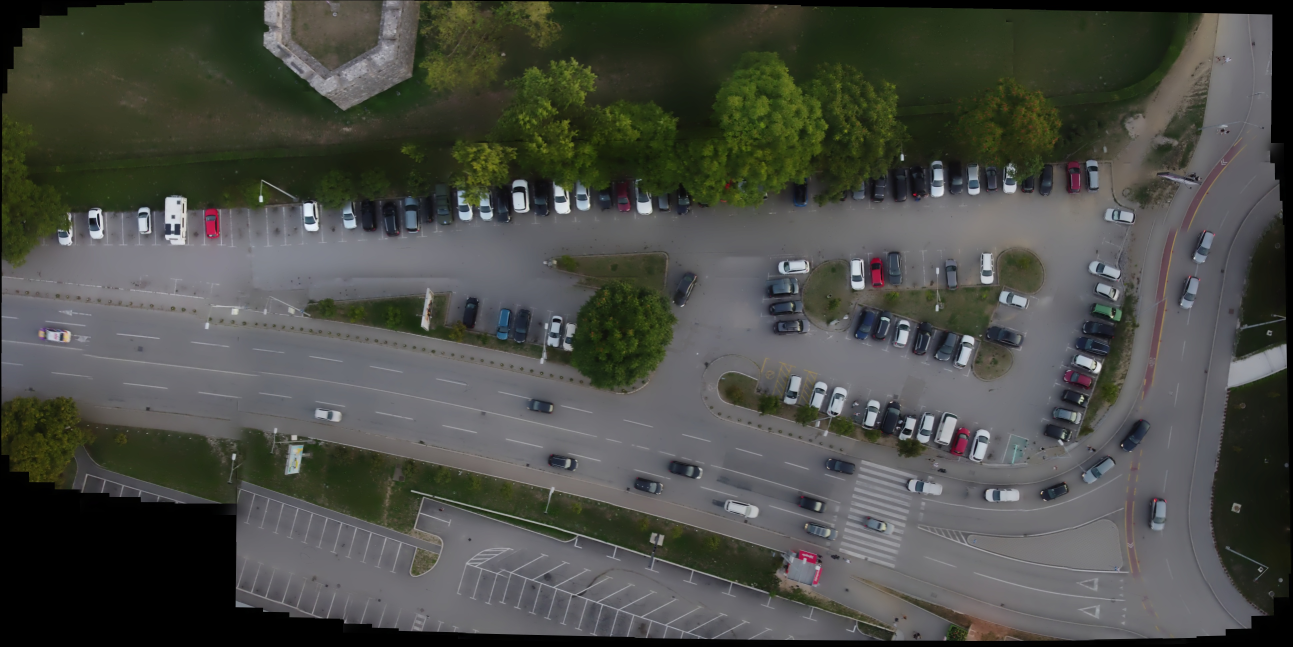
#> input picture experiments/exp_004/mosaic.jpg, 3878 x 1941 px (shown at 1/3 size)
$ jupyter execute --allow-errors graphics_overlay.ipynb
#> lines starting #> are read from the running program, lines starting #| are printed output that depends on the picture
### src/utils/io.py
# src/utils/io.py

import datetime
import json
import numpy as np
import yaml
from pathlib import Path
import cv2
import time
from typing import List, Dict, Any, Union

from src.detection.types import Detection

# [16 lines left out: functions load_config, ensure_dir, not called in this run]


def load_np_image(image_path: str) -> np.ndarray:
    """
    Load an image from the specified path using OpenCV.

    :param image_path: Path to the image file.
    :return: Loaded image as a numpy array.
    """

    image_path = Path(image_path)
    if not image_path.exists():
        raise FileNotFoundError(f"Input image not found: {image_path}")
    image = cv2.imread(str(image_path))
    if image is None:
        raise ValueError(f"Failed to load image: {image_path}")
    return image


# [186 lines left out: functions save_np_image, extract_frames, save_homographies_json, load_homographies_json, latest_json_file, coerce_dets_schema and 2 more, not called in this run]


# (opciono) simetrična funkcija za čitanje
def load_detections_json(path: Union[str, Path]) -> List[Detection]:
    with open(path, "r", encoding="utf-8") as f:
        return json.load(f)

### src/utils/geometry.py
# src/utils/geometry.py
from typing import Dict, List
import cv2
import numpy as np


# [10 lines left out: function _resolve_method_flag, not called in this run]


def compute_homography(img1, img2, cfg: dict[str: any]) -> np.ndarray:
    """
    Compute a homography mapping points from img1 -> img2 using config-driven
    feature matching and robust estimation.

    Expected YAML (cfg['homography']):
    homography:
      feature: SIFT            # SIFT | ORB
      nfeatures: 4000          # detector feature budget
      matcher: AUTO            # AUTO | BF | FLANN
      ratio: 0.7               # Lowe's ratio threshold (0..1)
      method: USAC_MAGSAC      # RANSAC | LMEDS | USAC_MAGSAC | USAC_FAST | USAC_ACCURATE
      reproj_thresh: 3.0       # px threshold for RANSAC/USAC
      confidence: 0.999        # estimator confidence
      max_iters: 10000         # estimator iterations
      min_inliers: 10          # reject H if inliers below this

    Returns:
      H (3x3 float64): homography mapping img1 coords -> img2 coords
    Raises:
      RuntimeError/ValueError when matching or estimation fails.
    """

    # Extracting config parameters
    hcfg = cfg.get("homography", {})
    f = hcfg["feature"]; m = hcfg["match"]; e = hcfg["estimate"]

    feature = str(f.get("type", "SIFT")).upper()
    nfeatures = int(f.get("nfeatures", 4000))
    matcher = str(m.get("strategy", "AUTO")).upper()
    knn_k = int(m.get("knn_k", 2))
    if knn_k < 2:
        # Lowe's ratio needs at least two neighbors; force to 2
        knn_k = 2
    ratio = float(m.get("ratio", 0.7))
    method = str(e.get("method", "USAC_MAGSAC"))
    reproj_thresh = float(e.get("reproj_thresh", 4.0))
    confidence = float(e.get("confidence", 0.999))
    max_iters = int(e.get("max_iters", 10000))
    min_inliers = int(e.get("min_inliers", 10))

    # --- Detector & descriptor norm
    if feature == 'ORB':
        detector = cv2.ORB_create(nfeatures=nfeatures)  # more features
        norm = cv2.NORM_HAMMING
    elif feature == 'SIFT':
        detector = cv2.SIFT_create(nfeatures=nfeatures)
        norm = cv2.NORM_L2
    else:
        raise ValueError(f"Unsupported feature type: {feature}")

    # Converting images to grayscale for robust feature finding?

    k1, d1 = detector.detectAndCompute(img1, None)
    k2, d2 = detector.detectAndCompute(img2, None)

    if d1 is None or d2 is None:
        raise RuntimeError("No descriptors")

    # --- Matcher selection
    use_flann = False
    if matcher == "AUTO":
        if feature == "ORB":
            bf = cv2.BFMatcher(norm)
        else:  # SIFT -> FLANN
            index_params = dict(algorithm=1, trees=5)  # KDTree
            search_params = dict(checks=64)
            flann = cv2.FlannBasedMatcher(index_params, search_params)
            use_flann = True
    elif matcher == "BF":
        bf = cv2.BFMatcher(norm)
    elif matcher == "FLANN":
        if norm != cv2.NORM_L2:
            raise ValueError("FLANN requires L2/float descriptors (e.g., SIFT)")
        index_params = dict(algorithm=1, trees=5)
        search_params = dict(checks=64)
        flann = cv2.FlannBasedMatcher(index_params, search_params)
        use_flann = True
    else:
        raise ValueError(f"Unsupported matcher: {matcher}")

    # --- KNN + Lowe's ratio
    raw = (flann.knnMatch(d1, d2, k=knn_k) if use_flann else bf.knnMatch(d1, d2, k=knn_k))

    good = []
    for m, n in raw:
        if m.distance < ratio * n.distance:
            good.append(m)
    if len(good) < 4:
        raise RuntimeError("Not enough matches")

    src = np.float32([k1[m.queryIdx].pt for m in good]).reshape(-1, 1, 2)
    dst = np.float32([k2[m.trainIdx].pt  for m in good]).reshape(-1, 1, 2)

    # --- Robust estimator
    method_flag = _resolve_method_flag(method)
    if method_flag in (cv2.RANSAC, getattr(cv2, "USAC_MAGSAC", -1), getattr(cv2, "USAC_FAST", -1), getattr(cv2, "USAC_ACCURATE", -1)):
        H, mask = cv2.findHomography(src, dst, method_flag, reproj_thresh, maxIters=max_iters, confidence=confidence)
    elif method_flag == cv2.LMEDS:
        H, mask = cv2.findHomography(src, dst, method_flag)
    else:
        # Fallback (should not happen with supported flags)
        H, mask = cv2.findHomography(src, dst, method_flag, reproj_thresh)


    if H is None:
        raise RuntimeError("findHomography failed")

    inliers = int(mask.sum()) if mask is not None else 0
    if inliers < min_inliers:
        raise RuntimeError(f"Too few inliers: {inliers}")

    return H


# [59 lines left out: functions apply_homography, wrap_image, warp_boxes, not called in this run]

### src/eval/metrics.py
# src/eval/metrics.py
from __future__ import annotations
from typing import List, Dict, Tuple
import json
import math

# [11 lines left out: function iou, not called in this run]

def load_boxes(path: str) -> List[Dict]:
    with open(path, "r", encoding="utf-8") as f:
        data = json.load(f)
    out = []
    for d in data:
        out.append({
            "x1": float(d["x1"]), "y1": float(d["y1"]),
            "x2": float(d["x2"]), "y2": float(d["y2"]),
            "conf": float(d.get("conf", 1.0))
        })
    return out

# [71 lines left out: functions greedy_counts, pr_curve_and_ap50, not called in this run]

### notebooks/graphics_overlay.ipynb
## This notebook contains some snippets which are not used by the object counting system, but they provide useful functionality for visualizing the results.

### Snippet for creating overlays (ground truth compared to obtained detection boxes on one mosaic)

[cell 1]
from src.utils.io import load_np_image, save_np_image
from src.eval.metrics import load_boxes
from src.utils.vis import draw_overlay_boxes

import os
print(os.getcwd())

mosaic = load_np_image("../experiments/exp_004/mosaic.jpg")
#> in load_np_image, image is the input picture: shape (1941, 3878, 3); mean B, G, R 70.4, 76.3, 74.3
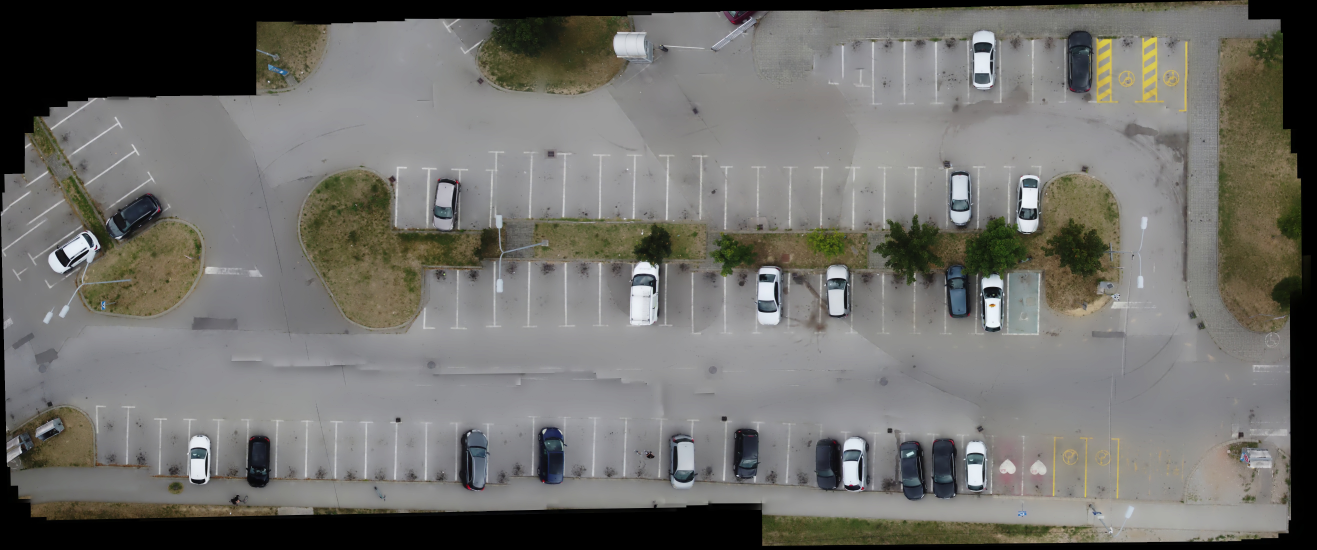
#> input picture experiments/exp_000/mosaic.jpg, 5265 x 2199 px, found by its file name (shown at 1/4 size)
#> in load_image, img is the input picture: shape (2199, 5265, 3); mean B, G, R 107.3, 111.3, 112.2
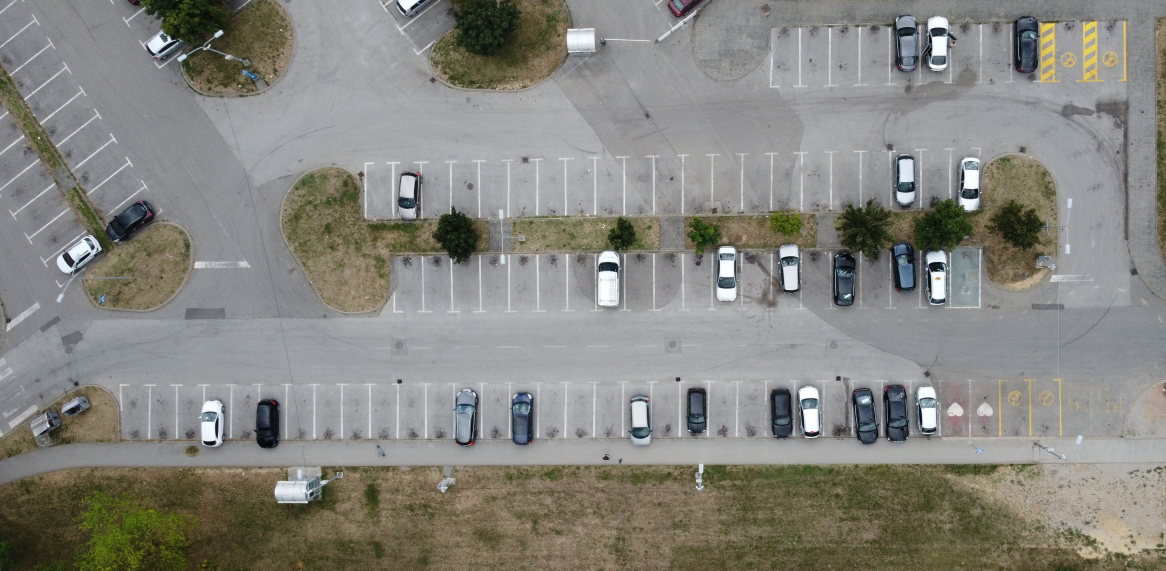
#> input picture data/raw/ground_truth.jpg, 3498 x 1711 px, found by its file name (shown at 1/3 size)
#> in load_image, img is the input picture: shape (1711, 3498, 3); mean B, G, R 127.4, 133.4, 134.1
#> (the rest of this cell did not finish here and is left out)

### Snippet for filtering projections which are outside of our region of interest

[cell 2]
# --- ROI filter from GT coverage (paste this in one Jupyter cell) ---
from pathlib import Path
import json, numpy as np, cv2, matplotlib.pyplot as plt

# ==== USER INPUTS ====
gt_image_path = Path("data") / "raw" / "ground_truth.jpg"
mosaic_path   = Path("data") / "interim" / "mosaic.jpg"
detections_json = Path("data/processed/p2_detections.json")  # mosaic detections JSON (x1,y1,x2,y2[,conf])
save_filtered_to = Path("data/processed/pX_detections_roi.json")  # optional output; set to None to skip
# =====================

def load_image(p: Path):
    img = cv2.imread(str(p))
    if img is None:
        raise FileNotFoundError(p)
    return img

def try_compute_homography(gt_img, mosaic_img):
    """Try project helper first; fallback to ORB+RANSAC."""
    try:
        from src.utils.geometry import compute_homography  # your function
        H = compute_homography(gt_img, mosaic_img, cfg={})
#> in compute_homography, `hcfg = cfg.get("homography", {})`: hcfg = 0 items
        if H is not None and np.asarray(H).shape == (3,3):
            return np.asarray(H, dtype=np.float64)
    except Exception:
        pass

    # Fallback: ORB + BF + RANSAC
    orb = cv2.ORB_create(4000)
    kp1, des1 = orb.detectAndCompute(gt_img, None)
#> kp1 = 4000 keypoints; strongest (x, y, size): (508, 119, 92.6), (2798, 113, 92.6), (509, 122, 111.1), (2931, 567, 31)
    kp2, des2 = orb.detectAndCompute(mosaic_img, None)
#> kp2 = 4000 keypoints; strongest (x, y, size): (2946, 1902, 31), (815, 1920, 92.6), (4087, 826, 53.6), (815, 1916, 64.3)
    if des1 is None or des2 is None:
        raise RuntimeError("ORB could not compute descriptors for one of the images.")
    bf = cv2.BFMatcher(cv2.NORM_HAMMING, crossCheck=False)
    matches = bf.knnMatch(des1, des2, k=2)
#> matches = 4000 matches
    good = [m for m,n in matches if m.distance < 0.75*n.distance]
#> good = 187 matches
    if len(good) < 12:
        raise RuntimeError(f"Not enough good matches for homography (got {len(good)}).")
    src = np.float32([kp1[m.queryIdx].pt for m in good]).reshape(-1,1,2)
#> src = 187 rows, first 8: [1751, 741], [1550, 1183], [2356, 867], [2700, 546], [2890, 547], [2436, 673], [2029, 1142], [2493, 627]
    dst = np.float32([kp2[m.trainIdx].pt for m in good]).reshape(-1,1,2)
#> dst = 187 rows, first 8: [2476.8, 1019.5], [2184.5, 1716.5], [3322.8, 1256.4], [3811, 798], [4084.8, 804], [296.4, 681.6], [2888.6, 1680.5], [3537.6, 913.2]
    H, mask = cv2.findHomography(src, dst, cv2.RANSAC, 3.0)
#> H = [[1.46, -0.157, 60.94], [0.0687, 1.39, -107.8], [2.48e-05, -6e-05, 1]]; mask = 187 values, max 1 at index 9, min 0 at index 0, mean 0.171
    if H is None:
        raise RuntimeError("cv2.findHomography failed.")
    return H

def gt_rect_to_roi_polygon(gt_img, H):
    """Warp GT image rectangle into mosaic coords → 4-pt polygon."""
    h, w = gt_img.shape[:2]
    rect = np.array([[[0,0]], [[w,0]], [[w,h]], [[0,h]]], dtype=np.float32)
    wpts = cv2.perspectiveTransform(rect, H).reshape(-1,2)
    return [(float(x), float(y)) for (x,y) in wpts]

def center_in_poly(box, poly):
    """Keep box if its center is inside/on ROI polygon."""
    cnt = np.array(poly, dtype=np.float32).reshape(-1,1,2)
    cx = 0.5*(float(box["x1"])+float(box["x2"]))
    cy = 0.5*(float(box["y1"])+float(box["y2"]))
    return cv2.pointPolygonTest(cnt, (cx, cy), False) >= 0

def load_detections(p: Path):
    with p.open("r", encoding="utf-8") as f:
        return json.load(f)

def draw_boxes(img, dets, color=(0,255,0), thickness=2):
    out = img.copy()
    for d in dets:
        x1,y1,x2,y2 = int(d["x1"]), int(d["y1"]), int(d["x2"]), int(d["y2"])
        cv2.rectangle(out, (x1,y1), (x2,y2), color, thickness)
    return out

def draw_polygon(img, poly, color=(255,0,0), thickness=2):
    pts = np.array(poly, dtype=np.int32).reshape(-1,1,2)
    cv2.polylines(img, [pts], True, color, thickness)
    return img

# ---- run ----
print("cwd:", Path.cwd())
mosaic_img = load_image(mosaic_path)
gt_img     = load_image(gt_image_path)
H = try_compute_homography(gt_img, mosaic_img)
roi_poly = gt_rect_to_roi_polygon(gt_img, H)
#> in gt_rect_to_roi_polygon, `wpts = cv2.perspectiveTransform(rect, H).reshape(-1,2)`: wpts = [[60.94, -107.8], [4765.5, 122], [4990.4, 2547.6], [-231.1, 2526.1]]
#> roi_poly = [(60.94, -107.8), (4765.5, 122), (4990.4, 2547.6), (-231.1, 2526.1)]

# Load mosaic detections and filter to ROI
#> (the rest of this cell did not finish here and is left out)

[cell 3]
# snippet for drawing detecitions on image

from src.utils.io import load_np_image, save_np_image
from src.eval.metrics import load_boxes
from src.utils.vis import draw_overlay_boxes, draw_rich_boxes

import os
print(os.getcwd())

mosaic = load_np_image("../experiments/exp_002/mosaic.jpg")
#> call 2 of load_np_image, with image_path = '../experiments/exp_002/mosaic.jpg'
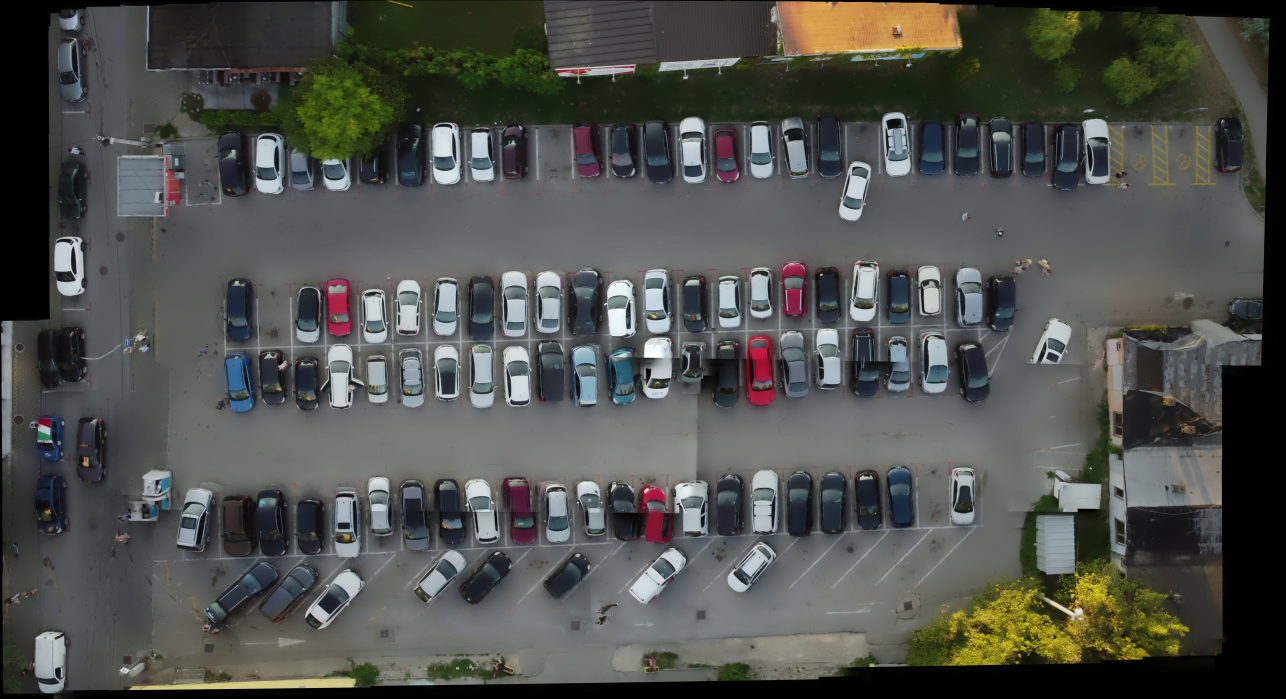
#> input picture experiments/exp_002/mosaic.jpg, 3856 x 2095 px (shown at 1/3 size)
#> in load_np_image, image is the input picture: shape (2095, 3856, 3); mean B, G, R 77.1, 80.8, 79.2
